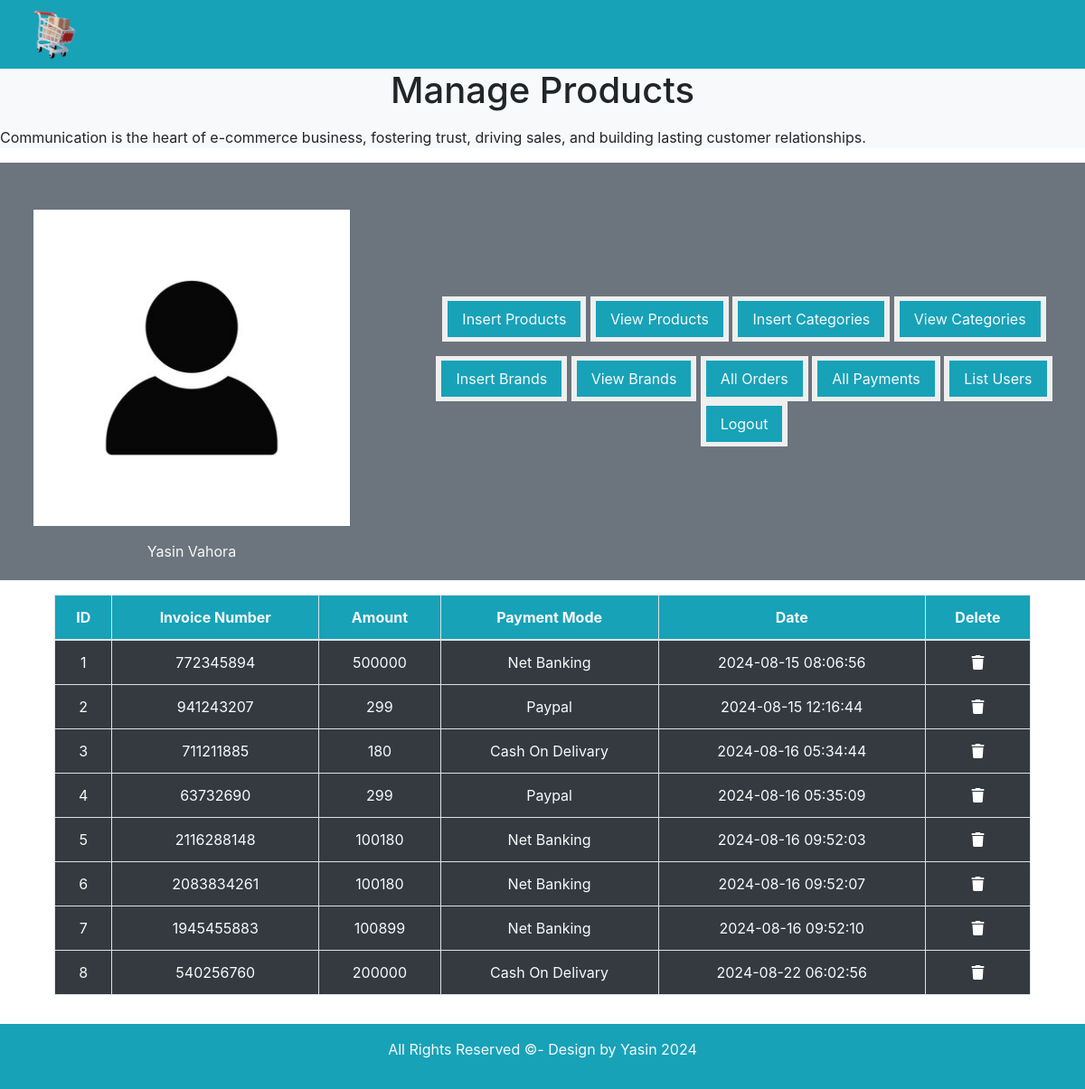
Screenshot of /admin_area/index.php?all_payment with the database file from the repository.
### tables this page shows
CREATE TABLE `user_payments` (
  `payment_id` int(11) NOT NULL,
  `order_id` int(11) NOT NULL,
  `invoice_number` int(11) NOT NULL,
  `amount` int(11) NOT NULL,
  `payment_mode` varchar(255) NOT NULL,
  `date` timestamp NOT NULL DEFAULT current_timestamp() ON UPDATE current_timestamp()
);

### admin_area/all_payment.php (the view)
<div class="container">
    <table class="table table-bordered text-center">
        <thead class="bg-info text-light">
            <tr>
                <th>ID</th>
                <th>Invoice Number</th>
                <th>Amount</th>
                <th>Payment Mode</th>
                <th>Date</th>
                <th>Delete</th>
            </tr>
        </thead>
        <tbody class="bg-dark text-light">
            <?php
            $select_query = "SELECT * FROM `user_payments`";
            $result = mysqli_query($con, $select_query);
            $number = 1;
            if ($result) {
                while ($row_fetch = mysqli_fetch_assoc($result)) {
                    $payment_id = $row_fetch['payment_id'];
                    $invoice_number = $row_fetch['invoice_number'];
                    $amount = $row_fetch['amount'];
                    $payment_mode = $row_fetch['payment_mode'];
                    $date = $row_fetch['date'];
                    echo "<tr>
                <td>$number</td>
                <td>$invoice_number</td>
                <td>$amount</td>
                <td>$payment_mode</td>
                <td>$date</td>
                <td><a href='index.php?delete_payment=$payment_id'><i class='fa-solid fa-trash' style='color: #ffffff;'></i></a></td>
            </tr>";
                    $number++;
                }
            }
            ?>
        </tbody>
    </table>
</div>

### admin_area/index.php (style rules this page uses)
.d-flex { display: flex !important; }

### rows the page displays
user_payments: invoice_number "772345894", amount "500000", payment_mode "Net Banking", date "2024-08-15 08:06:56"
user_payments: invoice_number "941243207", amount "299", payment_mode "Paypal", date "2024-08-15 12:16:44"
user_payments: invoice_number "711211885", amount "180", payment_mode "Cash On Delivary", date "2024-08-16 05:34:44"
user_payments: invoice_number "63732690", amount "299", payment_mode "Paypal", date "2024-08-16 05:35:09"
user_payments: invoice_number "2116288148", amount "100180", payment_mode "Net Banking", date "2024-08-16 09:52:03"
user_payments: invoice_number "2083834261", amount "100180", payment_mode "Net Banking", date "2024-08-16 09:52:07"
user_payments: invoice_number "1945455883", amount "100899", payment_mode "Net Banking", date "2024-08-16 09:52:10"
user_payments: invoice_number "540256760", amount "200000", payment_mode "Cash On Delivary", date "2024-08-22 06:02:56"
